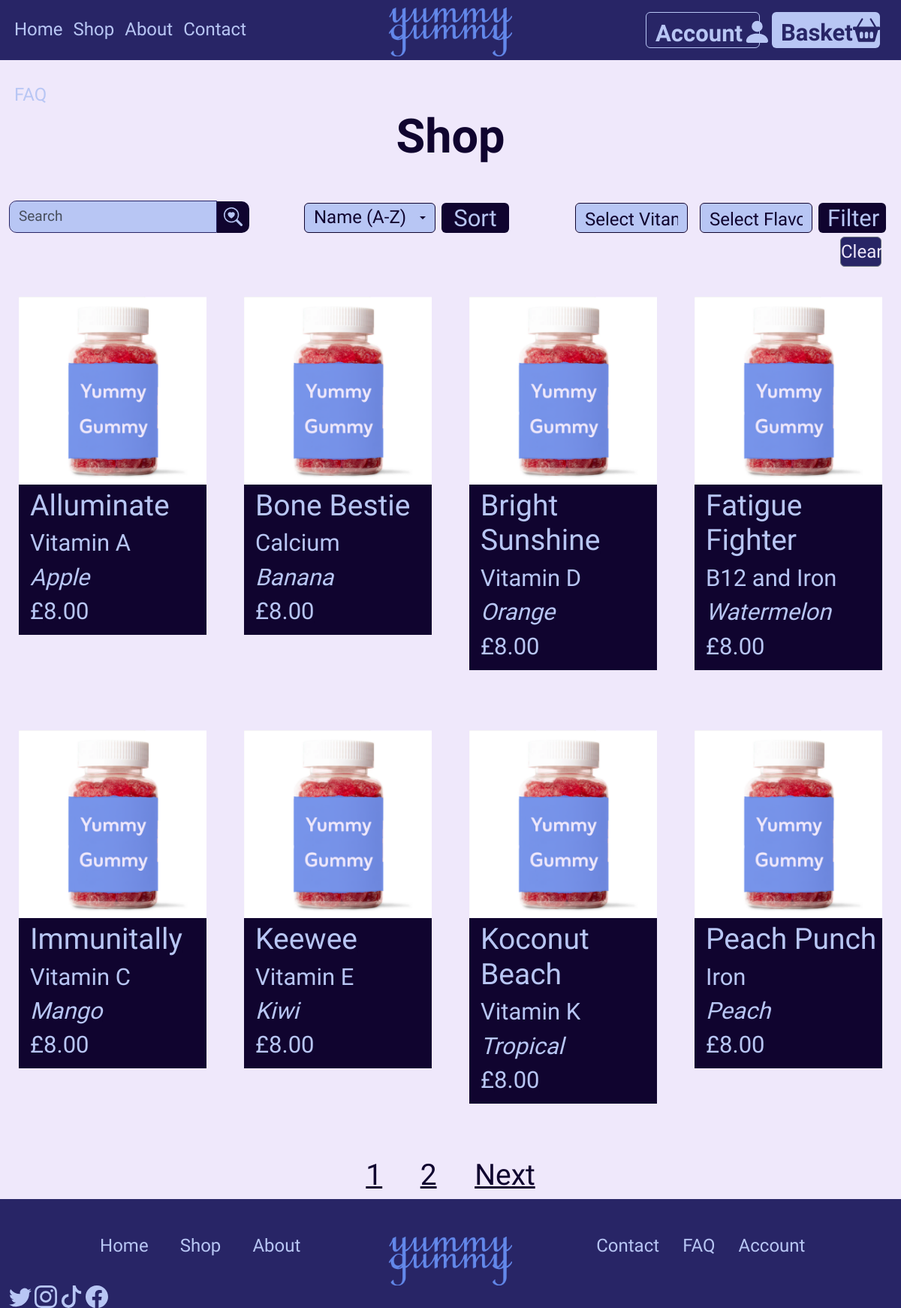
/filter-sort, run on the app's committed database.
### app/models.py (models this page shows, shortened)
class Product(db.Model):
    id: so.Mapped[int] = so.mapped_column(primary_key=True)
    name: so.Mapped[str] = so.mapped_column(sa.String(255), index=True, nullable=False)
    vitamin: so.Mapped[str] = so.mapped_column(sa.String(255), nullable=False)
    flavour: so.Mapped[str] = so.mapped_column(sa.String(50), index=True, nullable=True)
    price: so.Mapped[float] = so.mapped_column(sa.Numeric(10, 2), nullable=False)
    description: so.Mapped[str] = so.mapped_column(sa.String(1000), nullable=True)

### app/routes.py (the view, shortened to what this page needs)
@app.route('/filter-sort', methods=['GET'])
def filter_sort():
    sort_by = request.args.get('sort_by', 'name_asc')
    filter_vitamin = request.args.get('vitamin', '').strip()
    filter_flavour = request.args.get('flavour', '').strip()
    filter_price_min = request.args.get('price_min', type=float)
    filter_price_max = request.args.get('price_max', type=float)
    query = request.args.get('q', '').strip()
    page = request.args.get('page', 1, type=int)
    per_page = 8
    products_query = Product.query
    if filter_vitamin:
        products_query = products_query.filter(Product.vitamin.ilike(f"%{filter_vitamin}%"))
    if filter_flavour:
        products_query = products_query.filter(Product.flavour.ilike(f"%{filter_flavour}%"))
    if filter_price_min is not None:
        products_query = products_query.filter(Product.price >= filter_price_min)
    if filter_price_max is not None:
        products_query = products_query.filter(Product.price <= filter_price_max)
    if sort_by == 'name_asc':
        products_query = products_query.order_by(Product.name.asc())
    elif sort_by == 'name_desc':
        products_query = products_query.order_by(Product.name.desc())
    elif sort_by == 'price_asc':
        products_query = products_query.order_by(Product.price.asc())
    elif sort_by == 'price_desc':
        products_query = products_query.order_by(Product.price.desc())
    pagination = products_query.paginate(page=page, per_page=per_page, error_out=False)
    results = pagination.items
    return render_template('filter_sort_results.html',
                           results=results,
                           pagination=pagination,
                           query=query,
                           sort_by=sort_by,
                           filter_vitamin=filter_vitamin,
                           filter_flavour=filter_flavour,
                           filter_price_min=filter_price_min,
                           filter_price_max=filter_price_max,
                            title="Shop")

### app/templates/filter_sort_results.html (shortened to what this page needs)
{% extends "base.html" %}
{% block body %}
<h1 class="ygtitle">Shop</h1>
<div class="row rowstyle rowmidstyle">
    <div class="col-4 shoptop">
        <form action="{{ url_for('search') }}" method="get">
            <div class="searchbar">
                <input type="search" id="shopsearch" name="q" class="form-control" placeholder="Search" required/>
                <button type="submit" class="btn" id="searchbtn">
                    <img src="{{ url_for('static', filename='images/searchheart.svg') }}" alt="Maginifying glass with a heart in the middle">
                </button>
            </div>
        </form>
    </div>
    <div class="col shoporg">
        <form action="{{ url_for('filter_sort') }}" method="get" class="d-flex sortsect">
            <div class="sortmenu">
                <button class="btn btn-light dropdown-toggle custom-dropdown" type="button" id="dropdownMenuButton" data-bs-toggle="dropdown" aria-expanded="false">
                    <h5>
                    {{ "Select sorting..." if not sort_by else
                        ("Name (A-Z)" if sort_by == "name_asc" else
                        "Name (Z-A)" if sort_by == "name_desc" else
                        "Price (Low-High)" if sort_by == "price_asc" else
                        "Price (High-Low)" if sort_by == "price_desc" else "Select sorting...") }}
                    </h5>
                </button>
                <button type="submit" class="btn btn-primary ms-2" id="sortbutton">
                    <h4>Sort</h4>
                </button>
            </div>
        </form>
        <div class="filtersection" id="filterSection">
            <form action="{{ url_for('filter_sort') }}" method="get" class="d-flex mt-2 filtform">
                {% include "shopvitaminfilt.html" %}
                {% include "shopflavourfilt.html" %}
                <button type="submit" class="btn btn-primary ms-2" id="apply-filters">
                    <h4>Filter</h4>
                </button>
            </form>
        </div>
    </div>
    <form action="{{ url_for('shop') }}">
        <button type="submit" class="btn btn-secondary" id="clearbutton">
            <h5 id="filtwipe">Clear</h5>
        </button>
    </form>
</div>
<div class="row">
    {% if results %}
    {% for product in results %}
    <div class="col-6 col-sm-6 col-md-4 col-lg-3">
        <div class="prodcard">
            <a href="{{ url_for('product_detail', product_id=product.id) }}" class="productlink">
                <div class="cardimg">
                    <img src="{{ url_for('static', filename='images/yumgum.png') }}" alt="{{ product.name }}" />
                </div>
                <div class="cardtext">
                    <h3>{{ product.name }}</h3>
                    <h4 class="shopvitamin">{{ product.vitamin }}</h4>
                    <h4 class="shopflavour">{{ product.flavour }}</h4>
                    <h4>£{{ "%.2f"|format(product.price) }}</h4>
                </div>
            </a>
        </div>
    </div>
    {% endfor %}
</div>
{% else %}
<h2 class="ygsubtitle">No products found matching your search.</h2>
{% endif %}
<div class="row">
    <div class="col"></div>
    <div class="col-3">
        <div class="pagenumb">
            {% for page_num in pagination.iter_pages() %}
                {% if page_num %}
                    <h3>
                        <a href="{{ url_for('filter_sort', page=page_num, q=query) }}" class="pagenav">{{ page_num }}</a>
                    </h3>
                {% else %}
                    <h3>...</h3>
                {% endif %}
            {% endfor %}
            {% if pagination.has_next %}
                <h3><a href="{{ url_for('filter_sort', page=pagination.next_num, q=query) }}" class="pagenav">Next</a></h3>
            {% endif %}
        </div>
    </div>
    <div class="col"></div>
</div>
{% endblock %}

### app/static/css/style.css (style rules this page uses)
html { height: 100%; }
h1 { font-size: 63px; }
h3 { font-size: 39px; }
h4 { font-size: 31px; }
h5 { font-size: 24px; }
body { font-family: Zain; background-color:#EFE8FB; margin-top: 5rem; height: 100%; }
.ygtitle { text-align: center; color:#10042F; font-weight: 700; }
.form-control { background-color: #B8C6F4; color: #282566; }
.shoptop { display: flex; justify-content: flex-start; flex-direction: row; align-items: baseline; align-content: center; }
.searchbar { display: flex; align-items: center; width: 20rem; height: 40px; }
#shopsearch { border: thin solid #282566; border-radius: 10px 0px 0px 10px; font-size: 19px; }
#searchbtn { background-color:#10042F; width: 43px; height: 41.83px; display: flex; justify-content: center; align-items: center; border-radius: 0px 10px 10px 0px; }
.shoporg { display: flex; justify-content: flex-end; margin-bottom: 5px; }
.sortmenu { margin-top: 8px; display: flex; flex-direction: row; justify-content: flex-end; }
.custom-dropdown { width: 175px; height: 40px; background-color: #B8C6F4; border: 1px solid #10042F; color: #10042F; display: flex; justify-content: space-between; align-items: center; }
.custom-dropdown h5 { margin: 0; }
#sortbutton { background-color: #10042F; color: #B8C6F4; height: 40px; border: none; margin-left: 10px; width: 90px; padding-top: 2px; margin-right: 14px; }
.filtersection { display: flex; flex-direction: row; justify-content: flex-end; margin-right: 8px; }
#apply-filters { background-color: #10042F; color: #B8C6F4; height: 40px; border: none; width: 90px; padding-top: 2px; }
#clearbutton { background-color: #282566; color: #EFE8FB; float: right; margin-right: 10px; margin-left: 12px; height: 40px; }
#filtwipe, #searchwipe { margin: 0; }
.prodcard { display: flex; justify-content: center; margin: 40px 10px; }
.cardimg img { object-fit: cover; background-size: 100% 100%; height: 250px; width: 250px; }
.cardtext { background-color: #10042F; color: #B8C6F4; width: 250px; padding: 5px 0px 5px 15px; }
.shopflavour { font-style: italic; color: #B8C6F4; }
.productlink { color: #10042F; }
.pagenumb { margin-top: 2rem; display: flex; justify-content: space-around; }
.pagenav { color: #10042F; }

### app/static/css/responsive1440.css (style rules this page uses)
@media screen and (min-width: 1057px) and (max-width: 1440px) { .shoporg { justify-content: space-between; padding-left: 5px; } }
@media screen and (min-width: 1057px) and (max-width: 1440px) { .filtersection { margin-top: 10px; } }
@media screen and (min-width: 1057px) and (max-width: 1440px) { .shoptop { margin-bottom: 6px; padding-right: 0; width: 400px; display: flex; align-items: flex-end; } }
@media screen and (min-width: 1057px) and (max-width: 1440px) { .sortmenu { margin-top: 18px; } }
@media screen and (min-width: 1057px) and (max-width: 1440px) { #clearbutton { float: right; width: 55px; padding: 2px 0 0; margin-right: 14px; } }

### data on the page
Product: name "Alluminate", vitamin "Vitamin A", flavour "Apple", price "8.00"
Product: name "Bone Bestie", vitamin "Calcium", flavour "Banana", price "8.00"
Product: name "Bright Sunshine", vitamin "Vitamin D", flavour "Orange", price "8.00"
Product: name "Fatigue Fighter", vitamin "B12 and Iron", flavour "Watermelon", price "8.00"
Product: name "Immunitally", vitamin "Vitamin C", flavour "Mango", price "8.00"
Product: name "Keewee", vitamin "Vitamin E", flavour "Kiwi", price "8.00"
Product: name "Koconut Beach", vitamin "Vitamin K", flavour "Tropical", price "8.00"
Product: name "Peach Punch", vitamin "Iron", flavour "Peach", price "8.00"

### other printed values
{{ page_num }} "1" "2"
